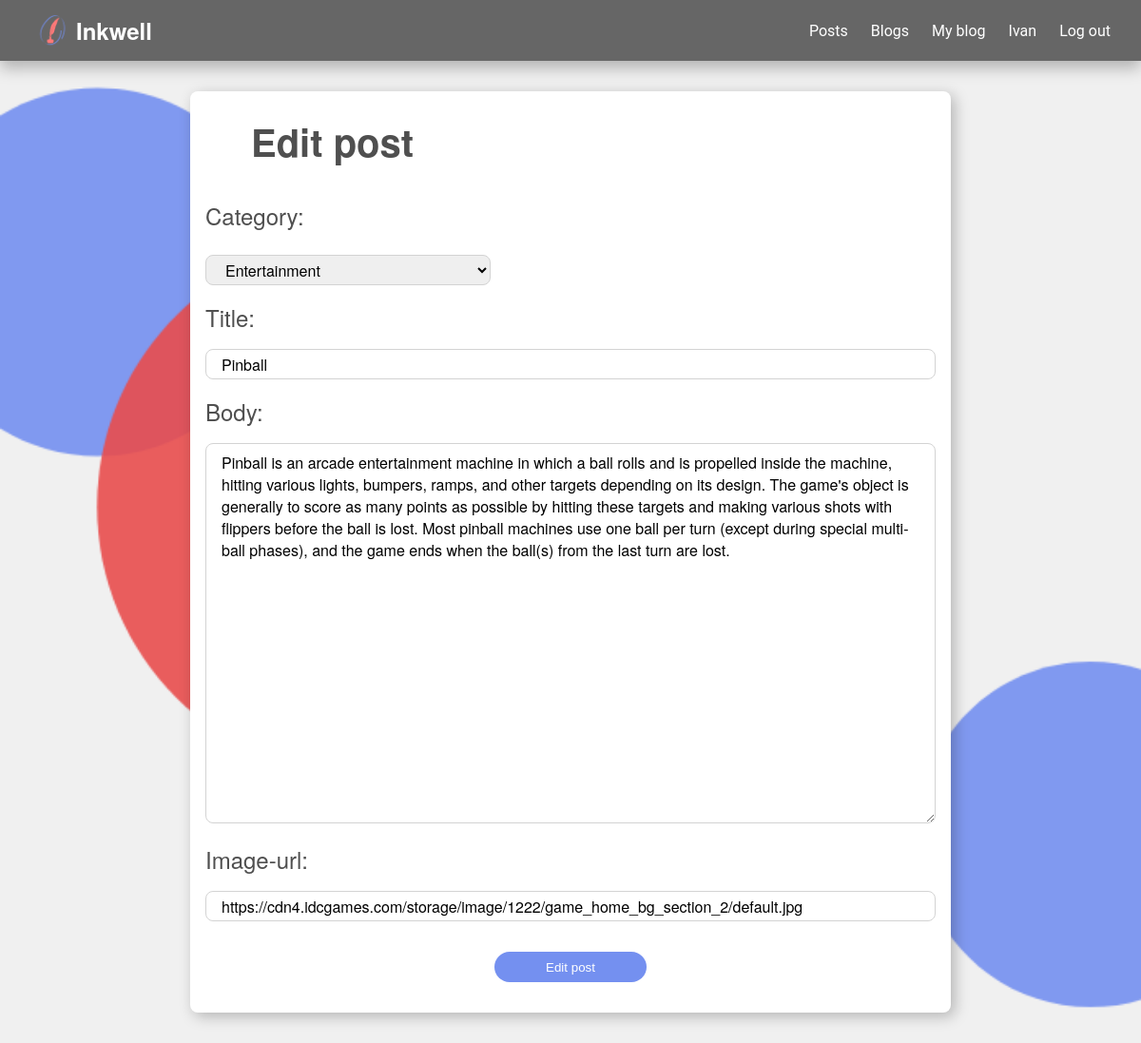
/edit_post_view/Pinball (signed in), run on the app's committed database.
### main/models.py (models this page shows, shortened)
class Posts(models.Model):
    author = models.ForeignKey(User, on_delete=models.CASCADE, related_name="writer")
    blog = models.ForeignKey(Blog, on_delete=models.CASCADE, related_name="blog")
    category = models.ForeignKey(Category, on_delete=models.CASCADE,default="Other", related_name="post_category")
    title = models.CharField(max_length=200)
    body = models.TextField(blank=False)
    image = models.URLField(max_length=200)
    created = models.DateTimeField(auto_now_add=True)
    updated = models.DateTimeField(auto_now=True)
    class Meta:
            verbose_name= "Post"
            verbose_name_plural= "Posts"

### main/views.py (the view)
# urls.py: path("edit_post_view/<str:post_title>", views.edit_post_view, name="edit_post_view"),
@login_required(login_url="/sign_in")
def edit_post_view(request, post_title):
    userposts = Posts.objects.filter(author=request.user)
    post = Posts.objects.get(title=post_title, author=request.user)
    categories = Category.objects.all()
    if request.user != post.author:
        return redirect("post", post.blog.name, post.title)
    return render(request,"main/edit_post.html", {
        "post": post,
        "categories": categories
    })

### main/templates/main/edit_post.html (shortened to what this page needs)
{% extends "main/components/layout.html" %}
{% load static %}
{% block body %}
    <div class="main-body-2">
        <div id="post-wrapper">
            <div id="create-post-div">
                <div class="title-div">
                    <h1>Edit post</h1>
                </div>
                <div id="post-form-div">
                    <form id="post-form" action="#" onsubmit="event.preventDefault(); edit_post('{{ post.blog.name }}', {{ post.id }})">
                        <div class="post-label">
                            <label  for="Category">Category:<label>
                        </div>
                        <div class="input-div">
                            <select class="post-form-input" name="category" id="category">
                                {% for category in categories %}
                                    {% if category.name == post.category.name %}
                                        <option value={{ category.name }} selected="selected">{{ category.name }}</option>
                                    {% else %}
                                        <option value={{ category.name }}>{{ category.name }}</option>
                                    {% endif %}
                                {% endfor %}
                            </select>
                        </div>
                        <div class="post-label">
                            <label  for="title">Title:<label>
                        </div>
                        <input class="post-input" type="text" value="{{ post.title }}" name="title" id="title">
                        <div class="post-label">
                            <label class="post-label" for="body">Body:<label>
                        </div>
                        <textarea class="post-input-area" type="text" name="body" id="body">{{ post.body }}</textarea>
                        <div class="post-label">
                            <label class="post-label" for="image">Image-url:<label>
                        </div>
                        <input class="post-input" type="url" value="{{ post.image }}" name="image" id="image">
                        <div id="post-button-div">
                            <input id="post-button"  type="submit" value="Edit post">
                        </div>
                    </form>
                </div>
            </div>
        </div>
    </div>
{% endblock %}

### main/templates/main/components/layout.html (shortened to what this page needs)
{% load static %}
<!DOCTYPE html>
<html lang="en">
    <head>
        <link rel="stylesheet" href="{% static 'main/styles.css' %}">
    </head>
    <body>
        <div id="navbar">
            <a class="nav-link" href="{% url 'index' %}">
                <div id="logo">
                    <img src="\static\main\images\Main-logo.png" alt="Logo">
                    <h3 id="logo-text">Inkwell</h3>
                </div>
            </a>
            <div id="nav-1">
                <a class="nav-link" href="{% url 'posts' %}">
                    <p class="nav-text">Posts</p>
                </a>
                <a class="nav-link" href="{% url 'blogs' %}">
                    <p class="nav-text">Blogs</p>
                </a>
                {% if user.is_authenticated %}
                    <a class="nav-link" href="{% url 'create_blog_view' %}">
                        <p class="nav-text">My blog</p>
                    </a>
                    <a class="nav-link" href="{% url 'profile_page' request.user %}">
                        <p class="nav-text">{{ request.user }}</p>
                    </a>
                    <a class="nav-link" href="{% url 'logout' %}">
                        <p class="nav-text">Log out</p>
                    </a>
                {% else %}
                    <a class="nav-link" href="{% url 'sign_in_page' %}">
                        <p class="nav-text">Sign in</p>
                    </a>
                {% endif %}
            </div>
        </div>
        <div class="body">
            {% block body %}
            {% endblock %}
        </div>
    </body>
</html>

### main/static/main/styles.css (style rules this page uses)
body { margin: 0px; padding: 0px; }
h1 { color: #4F4F4F; font-size: 40px; font-family: Montserrat, "Helvetica Neue", Helvetica, sans-serif; }
h3, label { color: #4F4F4F; font-size: 24px; font-family: Montserrat, "Helvetica Neue", Helvetica, sans-serif; }
p { color: #4F4F4F; font-size: 16px; font-family: Montserrat, "Helvetica Neue", Helvetica, sans-serif; }
#navbar { width: 100%; height: 64px; background-color: #666666; display:flex; justify-content: space-between; box-shadow: 0px 8px 15px rgba(0, 0, 0, 0.25); position: sticky; top:0px; z-index: 1000; }
#logo, #signin-logo { height: 48px; margin-left: 32px; align-self: center; display: flex; }
#logo-text { margin: 0px; color: white; align-self: center; }
#logo > img, #signin-logo > img { width: 48px; height: 48px; align-self: center; object-fit: contain; }
#nav-1 { height: 48px; margin-right: 32px; align-self: center; display: flex; }
.nav-text { font-size: 16px; margin: 0px; color: white; align-self: center; font-family: Roboto, "Helvetica Neue", Helvetica, sans-serif; margin-left: 24px; }
.nav-link, .login-link { align-self: center; text-decoration: none; }
.main-body, .main-body-2 { min-height: 100vh; background-color: #f0f0f0; display: flex; flex-direction: column; }
.main-body-2 { background-image: url("../main/images/Background-circles.png"); background-repeat: repeat-y; background-size: cover; }
.title-div { margin-left: 64px; }
.title-div > h1 { margin: 24px 0px 0px 0px; }
.input-div, .post-input-div { display: flex; align-items: center; margin-top: 24px; width: 474px; justify-content: space-between; }
.blog-form-input, .post-form-input, .comment-form-input { padding: 0px 16px; width: 300px; height: 32px; border-radius: 4px; box-sizing: border-box; border: 1px #D3D3D3 solid; font-size: 16px; font-family: Montserrat, "Helvetica Neue", Helvetica, sans-serif; }
#create-post-div { margin: 32px 16px; max-width: 800px; width: 100%; min-height: 934px; background-color: white; align-self: center; border-radius: 8px; box-shadow: 4px 4px 15px rgba(0, 0, 0, 0.25); }
#post-form-div { width: 100%; height: 100%; display: flex; flex-direction: column; align-items: center; margin: 16px 0px 0px 0px; }
#post-wrapper { display: flex; flex-direction: column; padding: 0px 16px; }
#post-form { padding: 0px 16px; width: 100%; box-sizing: border-box; }
.post-label { margin: 16px 0px; }
.post-input, .post-input-area, .comment-input-area, .comment-input-area-error, .profile-bio-input { width: 100%; height: 32px; border-radius: 8px; border: 1px lightgrey solid; font-family: Montserrat, "Helvetica Neue", Helvetica, sans-serif; font-size: 16px; box-sizing: border-box; padding: 8px 16px; }
.post-form-input { border-radius: 8px; }
.post-input-area { height: 400px; }
#post-button-div { margin: 32px 0px; display: flex; justify-content: center; }
#post-button { width: 160px; height: 32px; color: white; background-color: #7490F0; border-radius: 32px; border: none; box-sizing: border-box; }

### data on the page
Posts: title "Pinball", body "Pinball is an arcade entertainment machine in which a ball rolls and is propelled inside the machine, hitting various lights, bumpers, ramps, and other targets depending on its design. The game's object is generally to score as many points as possible by hitting these targets and making various shots with flippers before the ball is lost. Most pinball machines use one ball per turn (except during special multi-ball phases), and the game ends when the ball(s) from the last turn are lost.", image "https://cdn4.idcgames.com/storage/image/1222/game_home_bg_section_2/default.jpg"

### other printed values
{{ request.user }} "Ivan"
form field category "Entertainment"
